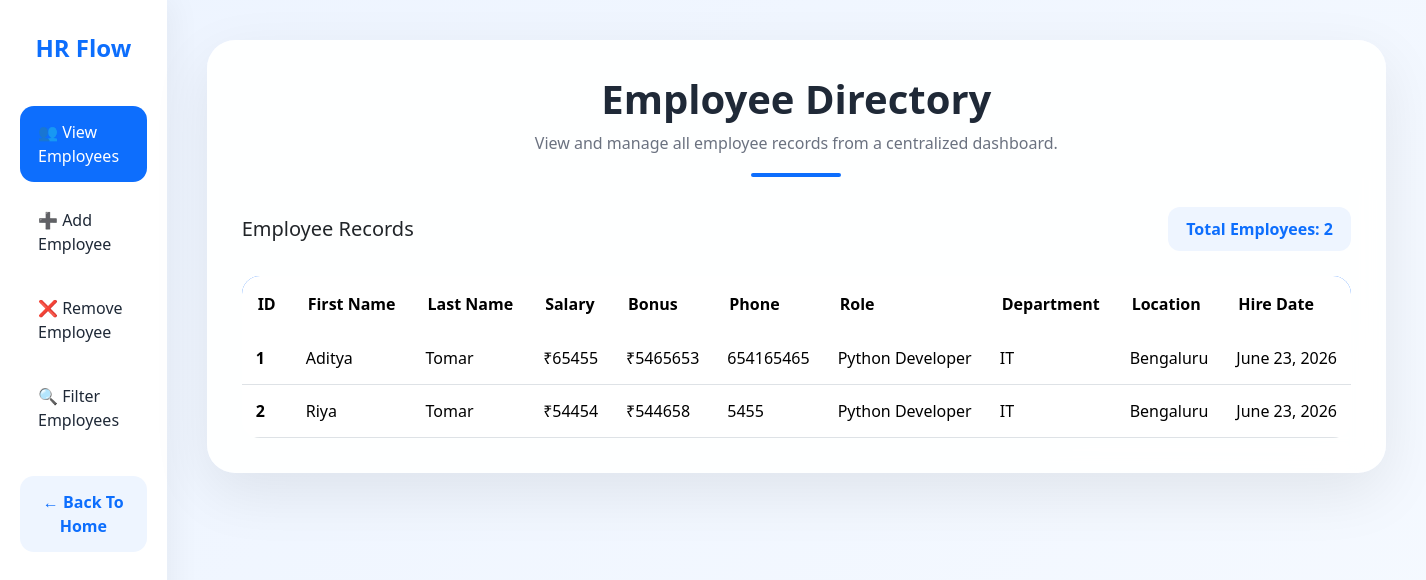
The page /all_emp on the database as committed earlier.
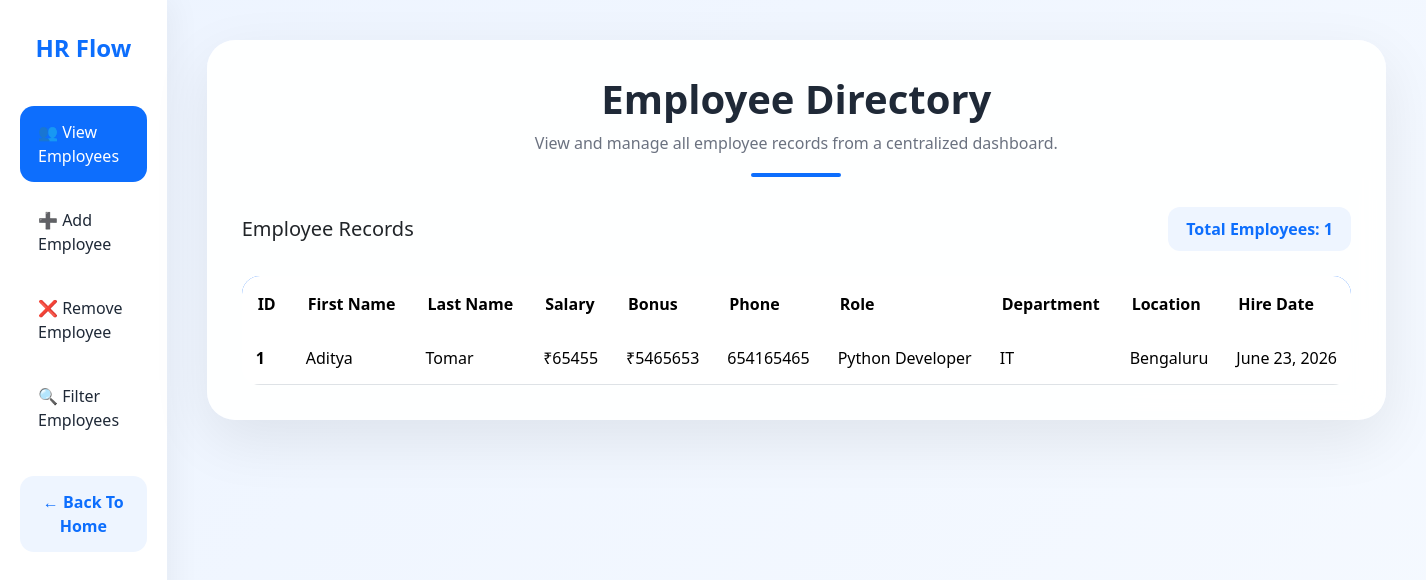
The same page on the database as committed later.
### emp_app/models.py (models this page shows, shortened)
class Employee(models.Model):
    first_name = models.CharField(max_length=100, null=False)
    last_name = models.CharField(max_length=100)
    dept = models.ForeignKey(Department, on_delete=models.CASCADE)
    salary = models.IntegerField(default=0)
    bonus = models.IntegerField(default=0)
    role = models.ForeignKey(Role, on_delete=models.CASCADE)
    phone = models.IntegerField(default=0)
    hire_date = models.DateField()
    def __str__(self):
        return "%s %s %s %s" %(self.first_name, self.last_name,self.phone, self.dept)

class Role(models.Model):
    name = models.CharField(max_length=100, null=False)

class Department(models.Model):
    name = models.CharField(max_length=100, null=False)
    location = models.CharField(max_length=100)
    def __str__(self): # To make it appear in admin panel
        return self.name

### emp_app/views.py (the view)
# urls.py: path('all_emp', views.all_emp, name='all_emp'),
def all_emp(request):
    emps = Employee.objects.all() # Getting all details from object
    context = { # Must be in JSON format
        'emps' : emps
    }
    print(context)
    return render(request, 'view_all_emp.html', context) # Passing to html page

### emp_app/templates/view_all_emp.html (shortened to what this page needs)
<!DOCTYPE html>
<html lang="en">
<head>
<link rel="stylesheet"
href="https://cdn.jsdelivr.net/npm/bootstrap@5.3.8/dist/css/bootstrap.min.css">
</head>
<body>
<div class="wrapper">
    <aside class="sidebar">
        <div class="brand">
            HR Flow
        </div>
        <a href="/all_emp"
           class="nav-link-custom active">
            👥 View Employees
        </a>
        <a href="/add_emp"
           class="nav-link-custom">
            ➕ Add Employee
        </a>
        <a href="/remove_emp"
           class="nav-link-custom">
            ❌ Remove Employee
        </a>
        <a href="/filter_emp"
           class="nav-link-custom">
            🔍 Filter Employees
        </a>
        <a href="/" class="home-btn">
            ← Back To Home
        </a>
    </aside>
    <main class="content">
        <div class="main-card">
            <div class="header-section">
                <h1>Employee Directory</h1>
                <p>
                    View and manage all employee records from a centralized dashboard.
                </p>
                <div class="divider"></div>
            </div>
            <div class="record-count">
                <h5 class="mb-0">
                    Employee Records
                </h5>
                <span class="badge-custom">
                    Total Employees: {{ emps|length }}
                </span>
            </div>
            <div class="table-wrapper">
                <table class="table custom-table">
                    <thead>
                        <tr>
                            <th>ID</th>
                            <th>First Name</th>
                            <th>Last Name</th>
                            <th>Salary</th>
                            <th>Bonus</th>
                            <th>Phone</th>
                            <th>Role</th>
                            <th>Department</th>
                            <th>Location</th>
                            <th>Hire Date</th>
                        </tr>
                    </thead>
                    <tbody>
                        {% for emp in emps %}
                        <tr>
                            <td class="employee-id">
                                {{ forloop.counter }}
                            </td>
                            <td>{{ emp.first_name }}</td>
                            <td>{{ emp.last_name }}</td>
                            <td>₹{{ emp.salary }}</td>
                            <td>₹{{ emp.bonus }}</td>
                            <td>{{ emp.phone }}</td>
                            <td>{{ emp.role.name }}</td>
                            <td>{{ emp.dept.name }}</td>
                            <td>{{ emp.dept.location }}</td>
                            <td>{{ emp.hire_date }}</td>
                        </tr>
                        {% endfor %}
                    </tbody>
                </table>
            </div>
        </div>
    </main>
</div>
</body>
</html>

### emp_app/templates/view_all_emp.html (style rules this page uses)
* { margin:0; padding:0; box-sizing:border-box; }
:root { --primary:#0d6efd; --primary-dark:#0b5ed7; --text:#1f2937; --muted:#6b7280; }
body { min-height:100vh; font-family:'Segoe UI',sans-serif; background:linear-gradient( -45deg, #f4f7fc, #e9eef8, #f8fbff, #edf4ff ); background-size:400% 400%; animation:bgMove 12s ease infinite; }
.wrapper { display:flex; min-height:100vh; }
.sidebar { width:260px; background:white; padding:30px 20px; box-shadow:5px 0 30px rgba(0,0,0,.05); animation:slideLeft .8s ease; }
.brand { font-size:1.5rem; font-weight:700; color:var(--primary); text-align:center; margin-bottom:40px; }
.nav-link-custom { display:block; text-decoration:none; color:var(--text); padding:14px 18px; margin-bottom:12px; border-radius:14px; transition:.3s; }
.nav-link-custom.active { background:var(--primary); color:white; }
.home-btn { display:block; text-align:center; margin-top:30px; padding:14px; border-radius:14px; text-decoration:none; background:#eef5ff; color:var(--primary); font-weight:600; transition:.3s; }
.content { flex:1; padding:40px; }
.main-card { background:rgba(255,255,255,0.92); backdrop-filter:blur(15px); border-radius:28px; padding:35px; box-shadow: 0 20px 60px rgba(0,0,0,.08); animation:fadeUp 1s ease; }
.header-section { text-align:center; margin-bottom:30px; }
.header-section h1 { font-size:2.5rem; font-weight:700; color:var(--text); }
.header-section p { color:var(--muted); }
.divider { width:90px; height:4px; background:var(--primary); border-radius:10px; margin:18px auto; animation:float 3s infinite; }
.record-count { display:flex; justify-content:space-between; align-items:center; margin-bottom:25px; flex-wrap:wrap; gap:10px; }
.badge-custom { background:#eef5ff; color:var(--primary); padding:10px 18px; border-radius:12px; font-weight:600; }
.table-wrapper { overflow-x:auto; border-radius:18px; }
.custom-table { min-width:1100px; margin-bottom:0; }
.custom-table thead { background:var(--primary); color:white; }
.custom-table thead th { padding:16px; border:none; white-space:nowrap; }
.custom-table td { padding:14px; vertical-align:middle; white-space:nowrap; }
.custom-table tbody tr { transition:.3s; }
.employee-id { font-weight:700; color:var(--primary); }

Rows that differ between the two databases and show on the page:
removed Employee: first_name "Riya", last_name "Tomar", salary "54454", bonus "544658", phone "5455", role.name "Python Developer", dept.name "IT", dept.location "Bengaluru", hire_date "June 23, 2026"
Other text that changed with them:
{{ emps|length }}: "2" → "1"
